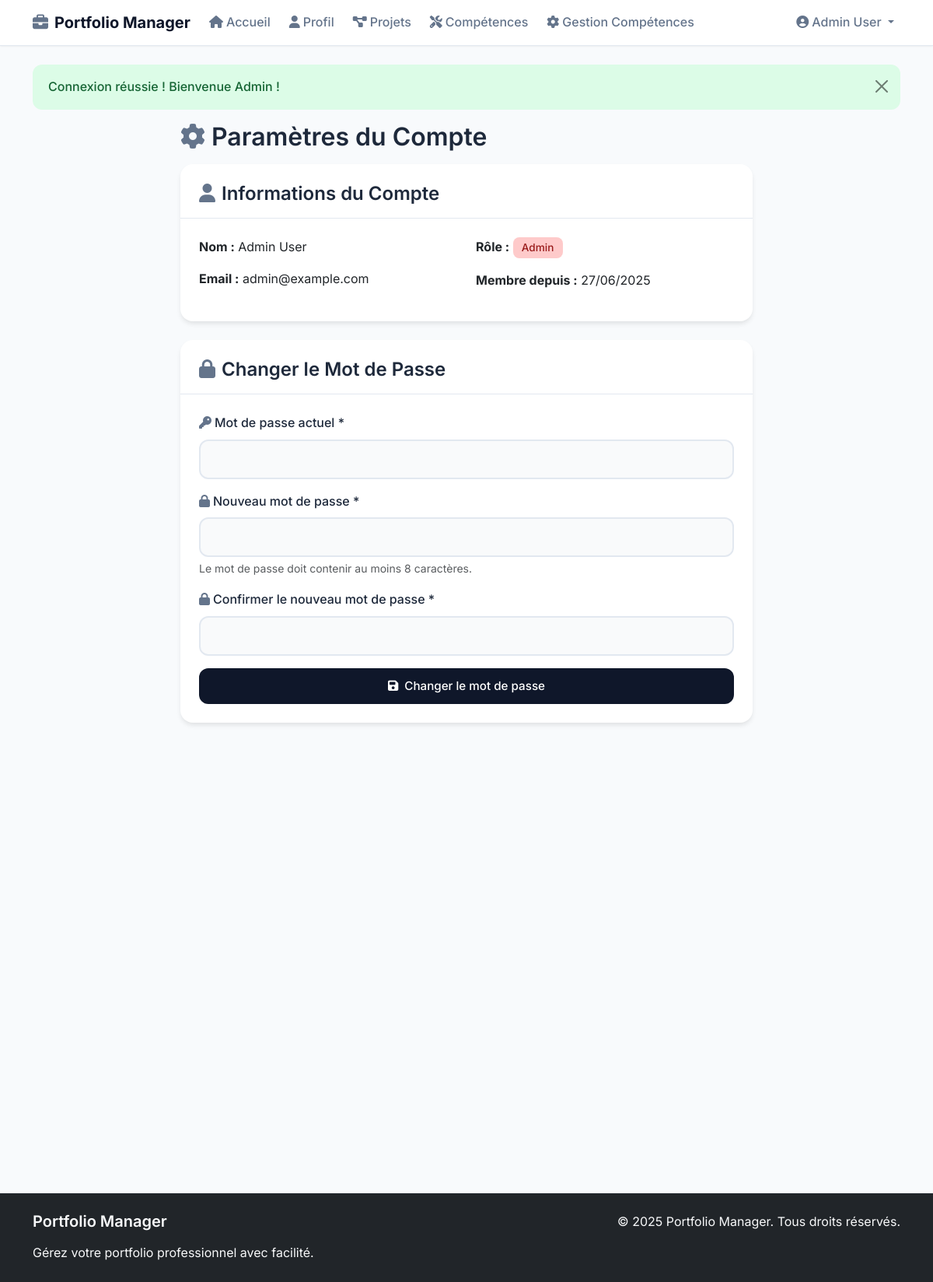
The page /settings.php (signed in) on the database its author committed.
### tables this page shows
CREATE TABLE users (
    id INT AUTO_INCREMENT PRIMARY KEY,
    email VARCHAR(255) UNIQUE NOT NULL,
    password VARCHAR(255) NOT NULL,
    first_name VARCHAR(100) NOT NULL,
    last_name VARCHAR(100) NOT NULL,
    role ENUM('user', 'admin') DEFAULT 'user',
    bio TEXT,
    avatar VARCHAR(255),
    created_at TIMESTAMP DEFAULT CURRENT_TIMESTAMP,
    updated_at TIMESTAMP DEFAULT CURRENT_TIMESTAMP ON UPDATE CURRENT_TIMESTAMP,
    remember_token VARCHAR(255),
    reset_token VARCHAR(255),
    reset_token_expires_at TIMESTAMP NULL
);

### settings.php (the view, shortened to what this page needs)
<?php
$pdo = getDBConnection();
$stmt = $pdo->prepare("SELECT * FROM users WHERE id = ?");
$stmt->execute([$_SESSION['user_id']]);
$user = $stmt->fetch();
include 'includes/header.php';
?>
<div class="row">
    <div class="col-md-8 offset-md-2">
        <h2><i class="fas fa-cog me-2"></i>Paramètres du Compte</h2>
        <div class="card mb-4">
            <div class="card-header">
                <h4><i class="fas fa-user me-2"></i>Informations du Compte</h4>
            </div>
            <div class="card-body">
                <div class="row">
                    <div class="col-md-6">
                        <p><strong>Nom :</strong> <?php echo htmlspecialchars($user['first_name'] . ' ' . $user['last_name']); ?></p>
                        <p><strong>Email :</strong> <?php echo htmlspecialchars($user['email']); ?></p>
                    </div>
                    <div class="col-md-6">
                        <p><strong>Rôle :</strong>
                            <span class="badge bg-<?php echo $user['role'] === 'admin' ? 'danger' : 'primary'; ?>">
                                <?php echo ucfirst($user['role']); ?>
                            </span>
                        </p>
                        <p><strong>Membre depuis :</strong> <?php echo date('d/m/Y', strtotime($user['created_at'])); ?></p>
                    </div>
                </div>
            </div>
        </div>
        <div class="card mb-4">
            <div class="card-header">
                <h4><i class="fas fa-lock me-2"></i>Changer le Mot de Passe</h4>
            </div>
            <div class="card-body">
                <form method="POST" class="needs-validation" novalidate>
                    <div class="mb-3">
                        <label for="current_password" class="form-label">
                            <i class="fas fa-key me-1"></i>Mot de passe actuel *
                        </label>
                        <input type="password"
                               class="form-control"
                               id="current_password"
                               name="current_password"
                               required>
                    </div>
                    <div class="mb-3">
                        <label for="new_password" class="form-label">
                            <i class="fas fa-lock me-1"></i>Nouveau mot de passe *
                        </label>
                        <input type="password"
                               class="form-control"
                               id="new_password"
                               name="new_password"
                               required>
                        <div class="form-text">
                            Le mot de passe doit contenir au moins 8 caractères.
                        </div>
                    </div>
                    <div class="mb-3">
                        <label for="confirm_password" class="form-label">
                            <i class="fas fa-lock me-1"></i>Confirmer le nouveau mot de passe *
                        </label>
                        <input type="password"
                               class="form-control"
                               id="confirm_password"
                               name="confirm_password"
                               required>
                    </div>
                    <div class="d-grid">
                        <button type="submit" class="btn btn-primary">
                            <i class="fas fa-save me-2"></i>Changer le mot de passe
                        </button>
                    </div>
                </form>
            </div>
        </div>
    </div>
</div>
<?php include 'includes/footer.php'; ?>

### assets/css/style.css (style rules this page uses)
:root { --color-primary: #0f172a; --color-secondary: #3b82f6; --color-background: #f8fafc; --color-surface: #ffffff; --color-text-primary: #1e293b; --color-text-secondary: #64748b; --color-border: #e2e8f0; --color-success: #dcfce7; --color-success-text: #166534; --color-info: #dbeafe; --color-info-text: #1e40af; --color-warning: #fef3c7; --color-warning-text: #92400e; --color-danger: #fecaca; --color-danger-text: #991b1b; --shadow-sm: 0 1px 2px 0 rgba(0, 0, 0, 0.05); --shadow-md: 0 4px 6px -1px rgba(0, 0, 0, 0.1); --shadow-lg: 0 10px 15px -3px rgba(0, 0, 0, 0.1); --radius-sm: 8px; --radius-md: 12px; --radius-lg: 16px; }
* { box-sizing: border-box; }
body { font-family: 'Inter', -apple-system, BlinkMacSystemFont, 'Segoe UI', Roboto, sans-serif; background-color: var(--color-background); color: var(--color-text-primary); line-height: 1.6; font-weight: 400; }
h1, h2, h3, h4, h5, h6 { font-weight: 600; color: var(--color-text-primary); margin-bottom: 1rem; }
.card { background-color: var(--color-surface); border: none; border-radius: var(--radius-lg); box-shadow: var(--shadow-md); transition: all 0.3s ease; overflow: hidden; }
.card-header { background-color: transparent; border-bottom: 1px solid var(--color-border); padding: 1.5rem 1.5rem 1rem; }
.card-header h3, .card-header h4 { margin-bottom: 0; font-weight: 600; color: var(--color-text-primary); }
.card-body { padding: 1.5rem; }
.btn { font-weight: 500; border-radius: var(--radius-md); padding: 0.75rem 1.5rem; transition: all 0.2s ease; border: none; font-size: 0.95rem; }
.btn-primary { background-color: var(--color-primary); color: white; }
.form-control, .form-select { border: 2px solid var(--color-border); border-radius: var(--radius-md); padding: 0.75rem 1rem; font-size: 0.95rem; background-color: #f9fafb; transition: all 0.2s ease; }
.form-label { font-weight: 500; color: var(--color-text-primary); margin-bottom: 0.5rem; }
.badge { font-weight: 500; border-radius: var(--radius-sm); padding: 0.4rem 0.7rem; font-size: 0.85rem; }
.badge.bg-danger { background-color: var(--color-danger) !important; color: var(--color-danger-text) !important; }
.fas, .fa { color: var(--color-text-secondary); }
.btn .fas, .btn .fa { color: inherit; }
.card { animation: fadeInUp 0.6s ease-out; }

### rows shown on the page
users: first_name+last_name "Admin User", email "admin@example.com", role "Admin", created_at "27/06/2025"

### other values the page prints
APP_NAME "Portfolio Manager"
$_SESSION['user_name'] "Admin User"
$_SESSION['message'] "Connexion réussie ! Bienvenue Admin !"
